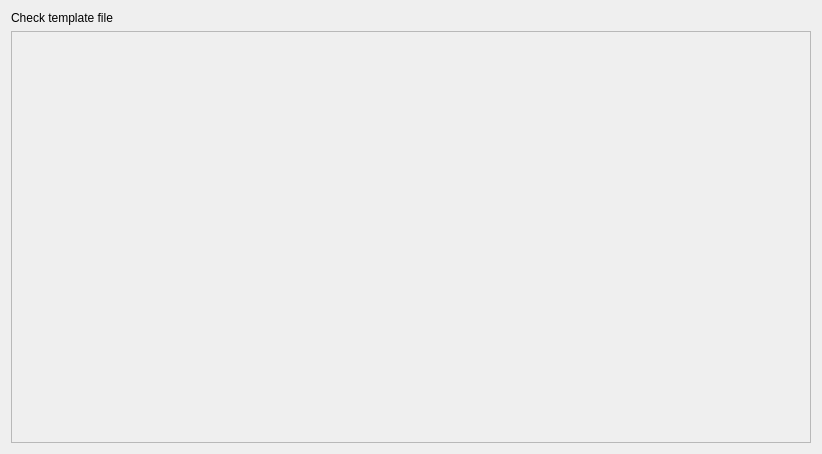
<?xml version="1.0" encoding="UTF-8"?>
<ui version="4.0">
 <class>PluginSettingsDecl</class>
 <widget class="QWidget" name="PluginSettingsDecl">
  <property name="geometry">
   <rect>
    <x>0</x>
    <y>0</y>
    <width>814</width>
    <height>454</height>
   </rect>
  </property>
  <property name="sizePolicy">
   <sizepolicy hsizetype="Expanding" vsizetype="Expanding">
    <horstretch>0</horstretch>
    <verstretch>0</verstretch>
   </sizepolicy>
  </property>
  <property name="windowTitle">
   <string>Icalendar export settings</string>
  </property>
  <layout class="QVBoxLayout" name="verticalLayout_2">
   <item>
    <layout class="QVBoxLayout" name="verticalLayout">
     <item>
      <layout class="QHBoxLayout" name="horizontalLayout">
       <item>
        <widget class="QLabel" name="check_template_file">
         <property name="sizePolicy">
          <sizepolicy hsizetype="Fixed" vsizetype="Fixed">
           <horstretch>0</horstretch>
           <verstretch>0</verstretch>
          </sizepolicy>
         </property>
         <property name="text">
          <string>Check template file</string>
         </property>
         <property name="wordWrap">
          <bool>false</bool>
         </property>
        </widget>
       </item>
       <item>
        <widget class="KUrlRequester" name="kcfg_checkTemplateFile">
         <property name="sizePolicy">
          <sizepolicy hsizetype="Preferred" vsizetype="Fixed">
           <horstretch>0</horstretch>
           <verstretch>0</verstretch>
          </sizepolicy>
         </property>
         <property name="kcfg_property" stdset="0">
          <cstring>text</cstring>
         </property>
        </widget>
       </item>
      </layout>
     </item>
     <item>
      <widget class="QFrame" name="m_previewFrame">
       <property name="minimumSize">
        <size>
         <width>800</width>
         <height>400</height>
        </size>
       </property>
       <property name="frameShape">
        <enum>QFrame::StyledPanel</enum>
       </property>
       <property name="frameShadow">
        <enum>QFrame::Raised</enum>
       </property>
      </widget>
     </item>
    </layout>
   </item>
  </layout>
 </widget>
 <layoutdefault spacing="6" margin="11"/>
 <customwidgets>
  <customwidget>
   <class>KUrlRequester</class>
   <extends>QWidget</extends>
   <header>kurlrequester.h</header>
  </customwidget>
 </customwidgets>
 <includes>
  <include location="local">kurlrequester.h</include>
  <include location="local">klineedit.h</include>
 </includes>
 <resources/>
 <connections/>
</ui>
